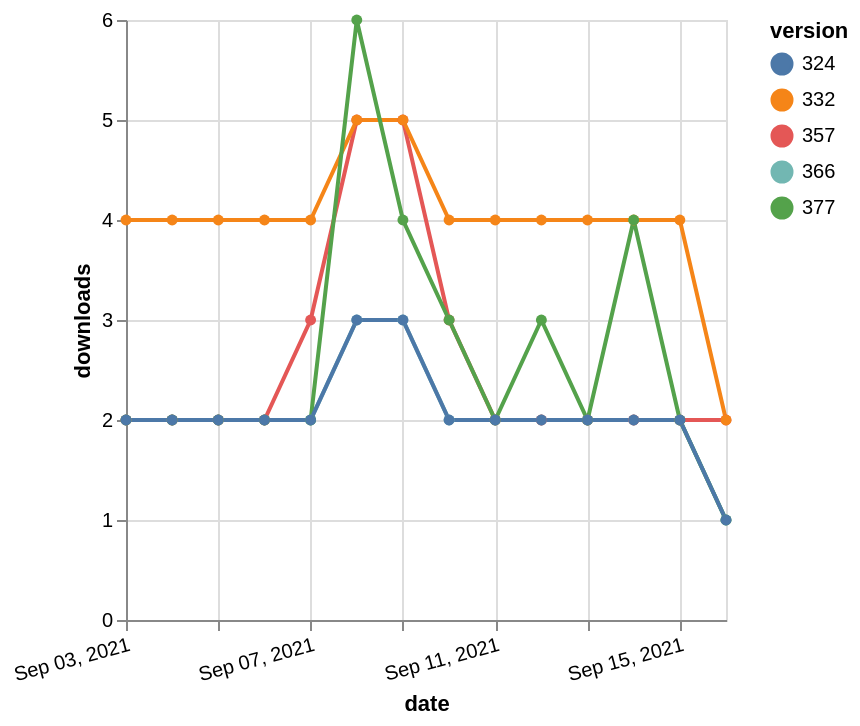

The specification (Vega-Lite) saved for this image:
### Vega-Lite specification from a JSON file in a GitHub repository (floating-point values rounded to 4 significant figures)
{"$schema": "https://vega.github.io/schema/vega-lite/v5.json", "description": "A simple bar chart with embedded data.", "data": {"values": [{"date": "2021-09-03", "total": 2312, "delta": 2, "version": "366"}, {"date": "2021-09-04", "total": 2314, "delta": 2, "version": "366"}, {"date": "2021-09-05", "total": 2316, "delta": 2, "version": "366"}, {"date": "2021-09-06", "total": 2318, "delta": 2, "version": "366"}, {"date": "2021-09-07", "total": 2320, "delta": 2, "version": "366"}, {"date": "2021-09-08", "total": 2323, "delta": 3, "version": "366"}, {"date": "2021-09-09", "total": 2326, "delta": 3, "version": "366"}, {"date": "2021-09-10", "total": 2328, "delta": 2, "version": "366"}, {"date": "2021-09-11", "total": 2330, "delta": 2, "version": "366"}, {"date": "2021-09-12", "total": 2332, "delta": 2, "version": "366"}, {"date": "2021-09-13", "total": 2334, "delta": 2, "version": "366"}, {"date": "2021-09-14", "total": 2336, "delta": 2, "version": "366"}, {"date": "2021-09-15", "total": 2338, "delta": 2, "version": "366"}, {"date": "2021-09-16", "total": 2339, "delta": 1, "version": "366"}, {"date": "2021-09-03", "total": 2905, "delta": 2, "version": "357"}, {"date": "2021-09-04", "total": 2907, "delta": 2, "version": "357"}, {"date": "2021-09-05", "total": 2909, "delta": 2, "version": "357"}, {"date": "2021-09-06", "total": 2911, "delta": 2, "version": "357"}, {"date": "2021-09-07", "total": 2914, "delta": 3, "version": "357"}, {"date": "2021-09-08", "total": 2919, "delta": 5, "version": "357"}, {"date": "2021-09-09", "total": 2924, "delta": 5, "version": "357"}, {"date": "2021-09-10", "total": 2927, "delta": 3, "version": "357"}, {"date": "2021-09-11", "total": 2929, "delta": 2, "version": "357"}, {"date": "2021-09-12", "total": 2931, "delta": 2, "version": "357"}, {"date": "2021-09-13", "total": 2933, "delta": 2, "version": "357"}, {"date": "2021-09-14", "total": 2935, "delta": 2, "version": "357"}, {"date": "2021-09-15", "total": 2937, "delta": 2, "version": "357"}, {"date": "2021-09-16", "total": 2939, "delta": 2, "version": "357"}, {"date": "2021-09-03", "total": 4958, "delta": 4, "version": "332"}, {"date": "2021-09-04", "total": 4962, "delta": 4, "version": "332"}, {"date": "2021-09-05", "total": 4966, "delta": 4, "version": "332"}, {"date": "2021-09-06", "total": 4970, "delta": 4, "version": "332"}, {"date": "2021-09-07", "total": 4974, "delta": 4, "version": "332"}, {"date": "2021-09-08", "total": 4979, "delta": 5, "version": "332"}, {"date": "2021-09-09", "total": 4984, "delta": 5, "version": "332"}, {"date": "2021-09-10", "total": 4988, "delta": 4, "version": "332"}, {"date": "2021-09-11", "total": 4992, "delta": 4, "version": "332"}, {"date": "2021-09-12", "total": 4996, "delta": 4, "version": "332"}, {"date": "2021-09-13", "total": 5000, "delta": 4, "version": "332"}, {"date": "2021-09-14", "total": 5004, "delta": 4, "version": "332"}, {"date": "2021-09-15", "total": 5008, "delta": 4, "version": "332"}, {"date": "2021-09-16", "total": 5010, "delta": 2, "version": "332"}, {"date": "2021-09-03", "total": 2124, "delta": 2, "version": "377"}, {"date": "2021-09-04", "total": 2126, "delta": 2, "version": "377"}, {"date": "2021-09-05", "total": 2128, "delta": 2, "version": "377"}, {"date": "2021-09-06", "total": 2130, "delta": 2, "version": "377"}, {"date": "2021-09-07", "total": 2132, "delta": 2, "version": "377"}, {"date": "2021-09-08", "total": 2138, "delta": 6, "version": "377"}, {"date": "2021-09-09", "total": 2142, "delta": 4, "version": "377"}, {"date": "2021-09-10", "total": 2145, "delta": 3, "version": "377"}, {"date": "2021-09-11", "total": 2147, "delta": 2, "version": "377"}, {"date": "2021-09-12", "total": 2150, "delta": 3, "version": "377"}, {"date": "2021-09-13", "total": 2152, "delta": 2, "version": "377"}, {"date": "2021-09-14", "total": 2156, "delta": 4, "version": "377"}, {"date": "2021-09-15", "total": 2158, "delta": 2, "version": "377"}, {"date": "2021-09-16", "total": 2159, "delta": 1, "version": "377"}, {"date": "2021-09-03", "total": 2625, "delta": 2, "version": "324"}, {"date": "2021-09-04", "total": 2627, "delta": 2, "version": "324"}, {"date": "2021-09-05", "total": 2629, "delta": 2, "version": "324"}, {"date": "2021-09-06", "total": 2631, "delta": 2, "version": "324"}, {"date": "2021-09-07", "total": 2633, "delta": 2, "version": "324"}, {"date": "2021-09-08", "total": 2636, "delta": 3, "version": "324"}, {"date": "2021-09-09", "total": 2639, "delta": 3, "version": "324"}, {"date": "2021-09-10", "total": 2641, "delta": 2, "version": "324"}, {"date": "2021-09-11", "total": 2643, "delta": 2, "version": "324"}, {"date": "2021-09-12", "total": 2645, "delta": 2, "version": "324"}, {"date": "2021-09-13", "total": 2647, "delta": 2, "version": "324"}, {"date": "2021-09-14", "total": 2649, "delta": 2, "version": "324"}, {"date": "2021-09-15", "total": 2651, "delta": 2, "version": "324"}, {"date": "2021-09-16", "total": 2652, "delta": 1, "version": "324"}]}, "width": "container", "mark": {"type": "line", "point": {"filled": true}}, "encoding": {"x": {"field": "date", "type": "temporal", "timeUnit": "yearmonthdate", "title": "date", "axis": {"labelAngle": -15}}, "y": {"field": "delta", "type": "quantitative", "title": "downloads"}, "color": {"field": "version", "type": "nominal"}, "tooltip": {"field": "delta"}}}
